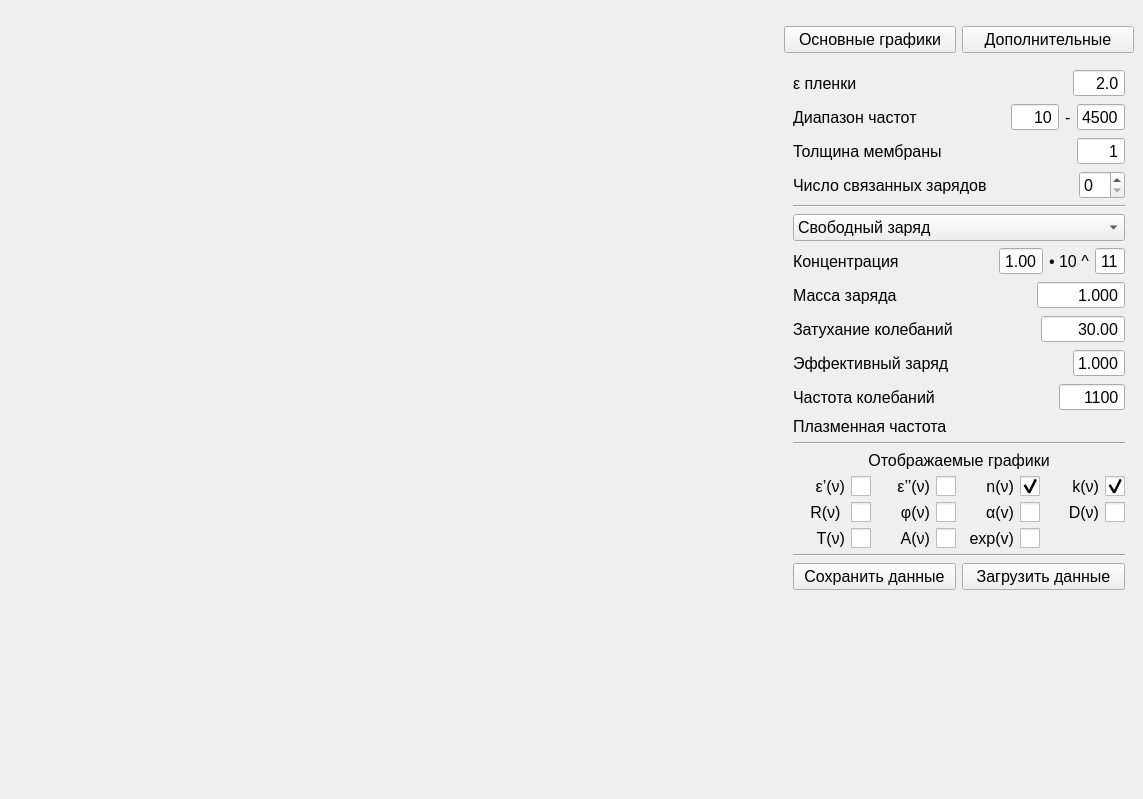
<?xml version="1.0" encoding="UTF-8"?>
<ui version="4.0">
 <class>MainWindow</class>
 <widget class="QMainWindow" name="MainWindow">
  <property name="enabled">
   <bool>true</bool>
  </property>
  <property name="geometry">
   <rect>
    <x>0</x>
    <y>0</y>
    <width>1143</width>
    <height>799</height>
   </rect>
  </property>
  <property name="font">
   <font>
    <family>Arial</family>
    <pointsize>12</pointsize>
   </font>
  </property>
  <property name="windowTitle">
   <string>MainWindow</string>
  </property>
  <property name="layoutDirection">
   <enum>Qt::RightToLeft</enum>
  </property>
  <property name="tabShape">
   <enum>QTabWidget::Rounded</enum>
  </property>
  <widget class="QWidget" name="centralwidget">
   <property name="enabled">
    <bool>true</bool>
   </property>
   <layout class="QGridLayout" name="gridLayout_2">
    <item row="0" column="0">
     <layout class="QVBoxLayout" name="MainVerticalLayout" stretch="0">
      <property name="sizeConstraint">
       <enum>QLayout::SetMaximumSize</enum>
      </property>
      <property name="topMargin">
       <number>0</number>
      </property>
      <item>
       <layout class="QGridLayout" name="gridLayout" columnstretch="1,0,0">
        <property name="sizeConstraint">
         <enum>QLayout::SetDefaultConstraint</enum>
        </property>
        <item row="1" column="0">
         <widget class="QStackedWidget" name="ParametrsPages">
          <property name="sizePolicy">
           <sizepolicy hsizetype="Fixed" vsizetype="Preferred">
            <horstretch>0</horstretch>
            <verstretch>0</verstretch>
           </sizepolicy>
          </property>
          <property name="maximumSize">
           <size>
            <width>350</width>
            <height>16777215</height>
           </size>
          </property>
          <property name="cursor">
           <cursorShape>ArrowCursor</cursorShape>
          </property>
          <property name="focusPolicy">
           <enum>Qt::WheelFocus</enum>
          </property>
          <property name="autoFillBackground">
           <bool>false</bool>
          </property>
          <property name="frameShape">
           <enum>QFrame::NoFrame</enum>
          </property>
          <widget class="QWidget" name="Page1" native="true">
           <layout class="QVBoxLayout" name="ParamsVerticalLayout">
            <property name="sizeConstraint">
             <enum>QLayout::SetDefaultConstraint</enum>
            </property>
            <property name="topMargin">
             <number>10</number>
            </property>
            <item>
             <layout class="QFormLayout" name="MainParamsLayout">
              <property name="sizeConstraint">
               <enum>QLayout::SetDefaultConstraint</enum>
              </property>
              <property name="fieldGrowthPolicy">
               <enum>QFormLayout::AllNonFixedFieldsGrow</enum>
              </property>
              <property name="rowWrapPolicy">
               <enum>QFormLayout::DontWrapRows</enum>
              </property>
              <item row="0" column="0">
               <widget class="QDoubleSpinBox" name="EpsilonLimitInput">
                <property name="sizePolicy">
                 <sizepolicy hsizetype="Preferred" vsizetype="Preferred">
                  <horstretch>0</horstretch>
                  <verstretch>0</verstretch>
                 </sizepolicy>
                </property>
                <property name="font">
                 <font>
                  <family>Arial</family>
                  <pointsize>12</pointsize>
                 </font>
                </property>
                <property name="layoutDirection">
                 <enum>Qt::LeftToRight</enum>
                </property>
                <property name="autoFillBackground">
                 <bool>false</bool>
                </property>
                <property name="wrapping">
                 <bool>false</bool>
                </property>
                <property name="alignment">
                 <set>Qt::AlignRight|Qt::AlignTrailing|Qt::AlignVCenter</set>
                </property>
                <property name="buttonSymbols">
                 <enum>QAbstractSpinBox::NoButtons</enum>
                </property>
                <property name="decimals">
                 <number>1</number>
                </property>
                <property name="maximum">
                 <double>100.000000000000000</double>
                </property>
                <property name="value">
                 <double>2.000000000000000</double>
                </property>
               </widget>
              </item>
              <item row="0" column="1">
               <widget class="QLabel" name="EpsilonLimitText">
                <property name="font">
                 <font>
                  <family>Arial</family>
                  <pointsize>12</pointsize>
                  <weight>50</weight>
                  <bold>false</bold>
                 </font>
                </property>
                <property name="text">
                 <string>ε пленки</string>
                </property>
               </widget>
              </item>
              <item row="1" column="0">
               <layout class="QHBoxLayout" name="W_RangeLayout">
                <item>
                 <widget class="QDoubleSpinBox" name="W2_RangeInput">
                  <property name="sizePolicy">
                   <sizepolicy hsizetype="Preferred" vsizetype="Fixed">
                    <horstretch>0</horstretch>
                    <verstretch>0</verstretch>
                   </sizepolicy>
                  </property>
                  <property name="font">
                   <font>
                    <family>Arial</family>
                    <pointsize>12</pointsize>
                   </font>
                  </property>
                  <property name="layoutDirection">
                   <enum>Qt::LeftToRight</enum>
                  </property>
                  <property name="inputMethodHints">
                   <set>Qt::ImhFormattedNumbersOnly</set>
                  </property>
                  <property name="alignment">
                   <set>Qt::AlignRight|Qt::AlignTrailing|Qt::AlignVCenter</set>
                  </property>
                  <property name="buttonSymbols">
                   <enum>QAbstractSpinBox::NoButtons</enum>
                  </property>
                  <property name="decimals">
                   <number>0</number>
                  </property>
                  <property name="maximum">
                   <double>9999.000000000000000</double>
                  </property>
                  <property name="value">
                   <double>4500.000000000000000</double>
                  </property>
                 </widget>
                </item>
                <item>
                 <widget class="QLabel" name="RangeSpliterText">
                  <property name="font">
                   <font>
                    <pointsize>12</pointsize>
                   </font>
                  </property>
                  <property name="text">
                   <string>-</string>
                  </property>
                 </widget>
                </item>
                <item>
                 <widget class="QDoubleSpinBox" name="W1_RangeInput">
                  <property name="font">
                   <font>
                    <family>Arial</family>
                    <pointsize>12</pointsize>
                   </font>
                  </property>
                  <property name="layoutDirection">
                   <enum>Qt::LeftToRight</enum>
                  </property>
                  <property name="alignment">
                   <set>Qt::AlignRight|Qt::AlignTrailing|Qt::AlignVCenter</set>
                  </property>
                  <property name="buttonSymbols">
                   <enum>QAbstractSpinBox::NoButtons</enum>
                  </property>
                  <property name="decimals">
                   <number>0</number>
                  </property>
                  <property name="maximum">
                   <double>9999.000000000000000</double>
                  </property>
                  <property name="value">
                   <double>10.000000000000000</double>
                  </property>
                 </widget>
                </item>
               </layout>
              </item>
              <item row="1" column="1">
               <widget class="QLabel" name="W_RangeText">
                <property name="font">
                 <font>
                  <family>Arial</family>
                  <pointsize>12</pointsize>
                 </font>
                </property>
                <property name="text">
                 <string>Диапазон частот</string>
                </property>
                <property name="textFormat">
                 <enum>Qt::AutoText</enum>
                </property>
               </widget>
              </item>
              <item row="2" column="0">
               <widget class="QDoubleSpinBox" name="ThicknessInput">
                <property name="sizePolicy">
                 <sizepolicy hsizetype="Expanding" vsizetype="Minimum">
                  <horstretch>0</horstretch>
                  <verstretch>0</verstretch>
                 </sizepolicy>
                </property>
                <property name="font">
                 <font>
                  <family>Arial</family>
                  <pointsize>12</pointsize>
                 </font>
                </property>
                <property name="layoutDirection">
                 <enum>Qt::LeftToRight</enum>
                </property>
                <property name="alignment">
                 <set>Qt::AlignRight|Qt::AlignTrailing|Qt::AlignVCenter</set>
                </property>
                <property name="buttonSymbols">
                 <enum>QAbstractSpinBox::NoButtons</enum>
                </property>
                <property name="decimals">
                 <number>0</number>
                </property>
                <property name="maximum">
                 <double>9999.000000000000000</double>
                </property>
                <property name="value">
                 <double>1.000000000000000</double>
                </property>
               </widget>
              </item>
              <item row="2" column="1">
               <widget class="QLabel" name="MembraneThicknessText">
                <property name="font">
                 <font>
                  <family>Arial</family>
                  <pointsize>12</pointsize>
                 </font>
                </property>
                <property name="text">
                 <string>Толщина мембраны</string>
                </property>
               </widget>
              </item>
              <item row="3" column="0">
               <widget class="QSpinBox" name="BoundCountInput">
                <property name="font">
                 <font>
                  <family>Arial</family>
                  <pointsize>12</pointsize>
                 </font>
                </property>
                <property name="layoutDirection">
                 <enum>Qt::LeftToRight</enum>
                </property>
                <property name="correctionMode">
                 <enum>QAbstractSpinBox::CorrectToPreviousValue</enum>
                </property>
                <property name="minimum">
                 <number>0</number>
                </property>
                <property name="maximum">
                 <number>10</number>
                </property>
                <property name="value">
                 <number>0</number>
                </property>
               </widget>
              </item>
              <item row="3" column="1">
               <widget class="QLabel" name="ChargeCountLabel">
                <property name="font">
                 <font>
                  <family>Arial</family>
                  <pointsize>12</pointsize>
                 </font>
                </property>
                <property name="text">
                 <string>Число связанных зарядов </string>
                </property>
               </widget>
              </item>
             </layout>
            </item>
            <item>
             <widget class="Line" name="line">
              <property name="orientation">
               <enum>Qt::Horizontal</enum>
              </property>
             </widget>
            </item>
            <item>
             <widget class="QComboBox" name="ChargeComboBox">
              <property name="font">
               <font>
                <family>Arial</family>
                <pointsize>12</pointsize>
               </font>
              </property>
              <property name="layoutDirection">
               <enum>Qt::LeftToRight</enum>
              </property>
              <property name="editable">
               <bool>false</bool>
              </property>
              <property name="currentText">
               <string>Свободный заряд</string>
              </property>
              <property name="currentIndex">
               <number>0</number>
              </property>
              <property name="maxVisibleItems">
               <number>10</number>
              </property>
              <property name="maxCount">
               <number>200</number>
              </property>
              <property name="duplicatesEnabled">
               <bool>false</bool>
              </property>
              <item>
               <property name="text">
                <string>Свободный заряд</string>
               </property>
              </item>
             </widget>
            </item>
            <item>
             <layout class="QHBoxLayout" name="horizontalLayout">
              <property name="sizeConstraint">
               <enum>QLayout::SetMinAndMaxSize</enum>
              </property>
              <property name="topMargin">
               <number>0</number>
              </property>
              <item>
               <widget class="QDoubleSpinBox" name="NInputPow">
                <property name="sizePolicy">
                 <sizepolicy hsizetype="Maximum" vsizetype="Ignored">
                  <horstretch>0</horstretch>
                  <verstretch>0</verstretch>
                 </sizepolicy>
                </property>
                <property name="font">
                 <font>
                  <family>Arial</family>
                  <pointsize>12</pointsize>
                 </font>
                </property>
                <property name="layoutDirection">
                 <enum>Qt::LeftToRight</enum>
                </property>
                <property name="alignment">
                 <set>Qt::AlignRight|Qt::AlignTrailing|Qt::AlignVCenter</set>
                </property>
                <property name="buttonSymbols">
                 <enum>QAbstractSpinBox::NoButtons</enum>
                </property>
                <property name="suffix">
                 <string/>
                </property>
                <property name="decimals">
                 <number>0</number>
                </property>
                <property name="minimum">
                 <double>1.000000000000000</double>
                </property>
                <property name="maximum">
                 <double>23.000000000000000</double>
                </property>
                <property name="value">
                 <double>11.000000000000000</double>
                </property>
               </widget>
              </item>
              <item>
               <widget class="QLabel" name="Npow">
                <property name="sizePolicy">
                 <sizepolicy hsizetype="Maximum" vsizetype="Minimum">
                  <horstretch>0</horstretch>
                  <verstretch>0</verstretch>
                 </sizepolicy>
                </property>
                <property name="font">
                 <font>
                  <family>Arial</family>
                  <pointsize>12</pointsize>
                 </font>
                </property>
                <property name="text">
                 <string>• 10 ^</string>
                </property>
                <property name="textFormat">
                 <enum>Qt::AutoText</enum>
                </property>
                <property name="scaledContents">
                 <bool>true</bool>
                </property>
               </widget>
              </item>
              <item>
               <widget class="QDoubleSpinBox" name="NInput">
                <property name="sizePolicy">
                 <sizepolicy hsizetype="Maximum" vsizetype="Fixed">
                  <horstretch>0</horstretch>
                  <verstretch>0</verstretch>
                 </sizepolicy>
                </property>
                <property name="font">
                 <font>
                  <family>Arial</family>
                  <pointsize>12</pointsize>
                 </font>
                </property>
                <property name="layoutDirection">
                 <enum>Qt::LeftToRight</enum>
                </property>
                <property name="wrapping">
                 <bool>false</bool>
                </property>
                <property name="frame">
                 <bool>true</bool>
                </property>
                <property name="alignment">
                 <set>Qt::AlignRight|Qt::AlignTrailing|Qt::AlignVCenter</set>
                </property>
                <property name="buttonSymbols">
                 <enum>QAbstractSpinBox::NoButtons</enum>
                </property>
                <property name="showGroupSeparator" stdset="0">
                 <bool>false</bool>
                </property>
                <property name="decimals">
                 <number>2</number>
                </property>
                <property name="maximum">
                 <double>9.000000000000000</double>
                </property>
                <property name="value">
                 <double>1.000000000000000</double>
                </property>
               </widget>
              </item>
              <item>
               <widget class="QLabel" name="NLabel">
                <property name="font">
                 <font>
                  <family>Arial</family>
                  <pointsize>12</pointsize>
                 </font>
                </property>
                <property name="styleSheet">
                 <string notr="true">label-&gt;setText(&quot;&lt;html&gt;&lt;head/&gt;&lt;body&gt;&lt;p&gt;U&lt;span style=&quot;&quot; vertical-align:sub;&quot;&quot;&gt;ABC&lt;/span&gt;&lt;/p&gt;&lt;/body&gt;&lt;/html&gt;&quot;);
</string>
                </property>
                <property name="text">
                 <string>Концентрация</string>
                </property>
               </widget>
              </item>
             </layout>
            </item>
            <item>
             <layout class="QFormLayout" name="ChargeLayout">
              <property name="sizeConstraint">
               <enum>QLayout::SetMaximumSize</enum>
              </property>
              <property name="fieldGrowthPolicy">
               <enum>QFormLayout::AllNonFixedFieldsGrow</enum>
              </property>
              <property name="rowWrapPolicy">
               <enum>QFormLayout::DontWrapRows</enum>
              </property>
              <item row="1" column="0">
               <widget class="QDoubleSpinBox" name="ChargeMassInput">
                <property name="sizePolicy">
                 <sizepolicy hsizetype="Fixed" vsizetype="Fixed">
                  <horstretch>0</horstretch>
                  <verstretch>0</verstretch>
                 </sizepolicy>
                </property>
                <property name="font">
                 <font>
                  <family>Arial</family>
                  <pointsize>12</pointsize>
                 </font>
                </property>
                <property name="layoutDirection">
                 <enum>Qt::LeftToRight</enum>
                </property>
                <property name="alignment">
                 <set>Qt::AlignRight|Qt::AlignTrailing|Qt::AlignVCenter</set>
                </property>
                <property name="buttonSymbols">
                 <enum>QAbstractSpinBox::NoButtons</enum>
                </property>
                <property name="decimals">
                 <number>3</number>
                </property>
                <property name="maximum">
                 <double>10000.000000000000000</double>
                </property>
                <property name="value">
                 <double>1.000000000000000</double>
                </property>
               </widget>
              </item>
              <item row="1" column="1">
               <widget class="QLabel" name="ChargeMassLabel">
                <property name="font">
                 <font>
                  <family>Arial</family>
                  <pointsize>12</pointsize>
                 </font>
                </property>
                <property name="text">
                 <string>Масса заряда</string>
                </property>
               </widget>
              </item>
              <item row="2" column="0">
               <widget class="QDoubleSpinBox" name="GammaInput">
                <property name="font">
                 <font>
                  <family>Arial</family>
                  <pointsize>12</pointsize>
                 </font>
                </property>
                <property name="alignment">
                 <set>Qt::AlignRight|Qt::AlignTrailing|Qt::AlignVCenter</set>
                </property>
                <property name="buttonSymbols">
                 <enum>QAbstractSpinBox::NoButtons</enum>
                </property>
                <property name="minimum">
                 <double>-99999.990000000005239</double>
                </property>
                <property name="maximum">
                 <double>99999.990000000005239</double>
                </property>
                <property name="value">
                 <double>30.000000000000000</double>
                </property>
               </widget>
              </item>
              <item row="2" column="1">
               <widget class="QLabel" name="GammaLabel">
                <property name="font">
                 <font>
                  <family>Arial</family>
                  <pointsize>12</pointsize>
                 </font>
                </property>
                <property name="text">
                 <string>Затухание колебаний</string>
                </property>
               </widget>
              </item>
              <item row="3" column="1">
               <widget class="QLabel" name="EffectiveChargeLabel">
                <property name="font">
                 <font>
                  <family>Arial</family>
                  <pointsize>12</pointsize>
                 </font>
                </property>
                <property name="text">
                 <string>Эффективный заряд </string>
                </property>
               </widget>
              </item>
              <item row="3" column="0">
               <widget class="QDoubleSpinBox" name="EffectiveChargeInput">
                <property name="sizePolicy">
                 <sizepolicy hsizetype="Maximum" vsizetype="Fixed">
                  <horstretch>0</horstretch>
                  <verstretch>0</verstretch>
                 </sizepolicy>
                </property>
                <property name="font">
                 <font>
                  <family>Arial</family>
                  <pointsize>12</pointsize>
                 </font>
                </property>
                <property name="layoutDirection">
                 <enum>Qt::LeftToRight</enum>
                </property>
                <property name="alignment">
                 <set>Qt::AlignRight|Qt::AlignTrailing|Qt::AlignVCenter</set>
                </property>
                <property name="buttonSymbols">
                 <enum>QAbstractSpinBox::NoButtons</enum>
                </property>
                <property name="decimals">
                 <number>3</number>
                </property>
                <property name="minimum">
                 <double>1.000000000000000</double>
                </property>
                <property name="maximum">
                 <double>4.000000000000000</double>
                </property>
               </widget>
              </item>
              <item row="4" column="1">
               <widget class="QLabel" name="FreqLabel">
                <property name="enabled">
                 <bool>true</bool>
                </property>
                <property name="font">
                 <font>
                  <family>Arial</family>
                  <pointsize>12</pointsize>
                 </font>
                </property>
                <property name="text">
                 <string>Частота колебаний</string>
                </property>
               </widget>
              </item>
              <item row="4" column="0">
               <widget class="QDoubleSpinBox" name="FreqInput">
                <property name="font">
                 <font>
                  <family>Arial</family>
                  <pointsize>12</pointsize>
                 </font>
                </property>
                <property name="layoutDirection">
                 <enum>Qt::LeftToRight</enum>
                </property>
                <property name="alignment">
                 <set>Qt::AlignRight|Qt::AlignTrailing|Qt::AlignVCenter</set>
                </property>
                <property name="buttonSymbols">
                 <enum>QAbstractSpinBox::NoButtons</enum>
                </property>
                <property name="decimals">
                 <number>0</number>
                </property>
                <property name="maximum">
                 <double>999999.000000000000000</double>
                </property>
                <property name="value">
                 <double>1100.000000000000000</double>
                </property>
               </widget>
              </item>
              <item row="5" column="1">
               <widget class="QLabel" name="PlasmOmegaHintLabel">
                <property name="font">
                 <font>
                  <family>Arial</family>
                  <pointsize>12</pointsize>
                 </font>
                </property>
                <property name="text">
                 <string>Плазменная частота</string>
                </property>
               </widget>
              </item>
              <item row="5" column="0">
               <widget class="QLabel" name="PlasmOmegaText">
                <property name="font">
                 <font>
                  <family>Arial</family>
                  <pointsize>12</pointsize>
                 </font>
                </property>
                <property name="text">
                 <string/>
                </property>
               </widget>
              </item>
             </layout>
            </item>
            <item>
             <widget class="Line" name="line_2">
              <property name="orientation">
               <enum>Qt::Horizontal</enum>
              </property>
             </widget>
            </item>
            <item>
             <layout class="QVBoxLayout" name="GraphShowLayout">
              <item>
               <widget class="QLabel" name="ShowLabel">
                <property name="font">
                 <font>
                  <family>Arial</family>
                  <pointsize>12</pointsize>
                 </font>
                </property>
                <property name="text">
                 <string>Отображаемые графики</string>
                </property>
                <property name="alignment">
                 <set>Qt::AlignCenter</set>
                </property>
               </widget>
              </item>
              <item>
               <layout class="QGridLayout" name="GraphShowGridLayout">
                <item row="0" column="3">
                 <widget class="QCheckBox" name="ERealShowButton">
                  <property name="font">
                   <font>
                    <family>Arial</family>
                    <pointsize>12</pointsize>
                   </font>
                  </property>
                  <property name="contextMenuPolicy">
                   <enum>Qt::DefaultContextMenu</enum>
                  </property>
                  <property name="layoutDirection">
                   <enum>Qt::RightToLeft</enum>
                  </property>
                  <property name="styleSheet">
                   <string notr="true">QCheckBox::indicator {
     width: 20px;
     height: 20px;
}</string>
                  </property>
                  <property name="text">
                   <string>ε’(ν)</string>
                  </property>
                  <property name="checked">
                   <bool>false</bool>
                  </property>
                 </widget>
                </item>
                <item row="0" column="2">
                 <widget class="QCheckBox" name="EImgShowButton">
                  <property name="font">
                   <font>
                    <family>Arial</family>
                    <pointsize>12</pointsize>
                   </font>
                  </property>
                  <property name="styleSheet">
                   <string notr="true">QCheckBox::indicator {
     width: 20px;
     height: 20px;
}</string>
                  </property>
                  <property name="text">
                   <string>ε’’(ν)</string>
                  </property>
                  <property name="checked">
                   <bool>false</bool>
                  </property>
                 </widget>
                </item>
                <item row="0" column="1">
                 <widget class="QCheckBox" name="NShowButton">
                  <property name="font">
                   <font>
                    <family>Arial</family>
                    <pointsize>12</pointsize>
                   </font>
                  </property>
                  <property name="styleSheet">
                   <string notr="true">QCheckBox::indicator {
     width: 20px;
     height: 20px;
}</string>
                  </property>
                  <property name="text">
                   <string>n(ν)</string>
                  </property>
                  <property name="checked">
                   <bool>true</bool>
                  </property>
                 </widget>
                </item>
                <item row="0" column="0">
                 <widget class="QCheckBox" name="KShowButton">
                  <property name="font">
                   <font>
                    <family>Arial</family>
                    <pointsize>12</pointsize>
                   </font>
                  </property>
                  <property name="styleSheet">
                   <string notr="true">QCheckBox::indicator {
     width: 20px;
     height: 20px;
}</string>
                  </property>
                  <property name="text">
                   <string>k(ν)</string>
                  </property>
                  <property name="checked">
                   <bool>true</bool>
                  </property>
                 </widget>
                </item>
                <item row="1" column="3">
                 <widget class="QCheckBox" name="RShowButton">
                  <property name="font">
                   <font>
                    <family>Arial</family>
                    <pointsize>12</pointsize>
                   </font>
                  </property>
                  <property name="styleSheet">
                   <string notr="true">QCheckBox::indicator {
     width: 20px;
     height: 20px;
}</string>
                  </property>
                  <property name="text">
                   <string>R(ν) </string>
                  </property>
                  <property name="checked">
                   <bool>false</bool>
                  </property>
                 </widget>
                </item>
                <item row="1" column="2">
                 <widget class="QCheckBox" name="PhiShowButton">
                  <property name="font">
                   <font>
                    <family>Arial</family>
                    <pointsize>12</pointsize>
                   </font>
                  </property>
                  <property name="styleSheet">
                   <string notr="true">QCheckBox::indicator {
     width: 20px;
     height: 20px;
}</string>
                  </property>
                  <property name="text">
                   <string>φ(ν)</string>
                  </property>
                  <property name="checked">
                   <bool>false</bool>
                  </property>
                 </widget>
                </item>
                <item row="1" column="1">
                 <widget class="QCheckBox" name="AlphaShowButton">
                  <property name="font">
                   <font>
                    <family>Arial</family>
                    <pointsize>12</pointsize>
                   </font>
                  </property>
                  <property name="styleSheet">
                   <string notr="true">QCheckBox::indicator {
     width: 20px;
     height: 20px;
}</string>
                  </property>
                  <property name="text">
                   <string>α(v)</string>
                  </property>
                  <property name="checked">
                   <bool>false</bool>
                  </property>
                 </widget>
                </item>
                <item row="1" column="0">
                 <widget class="QCheckBox" name="DShowButton">
                  <property name="font">
                   <font>
                    <family>Arial</family>
                    <pointsize>12</pointsize>
                   </font>
                  </property>
                  <property name="styleSheet">
                   <string notr="true">QCheckBox::indicator {
     width: 20px;
     height: 20px;
}</string>
                  </property>
                  <property name="text">
                   <string>D(ν)</string>
                  </property>
                  <property name="checked">
                   <bool>false</bool>
                  </property>
                  <property name="autoRepeat">
                   <bool>false</bool>
                  </property>
                 </widget>
                </item>
                <item row="2" column="3">
                 <widget class="QCheckBox" name="TShowButton">
                  <property name="font">
                   <font>
                    <family>Arial</family>
                    <pointsize>12</pointsize>
                   </font>
                  </property>
                  <property name="styleSheet">
                   <string notr="true">QCheckBox::indicator {
     width: 20px;
     height: 20px;
}</string>
                  </property>
                  <property name="text">
                   <string>T(ν)</string>
                  </property>
                  <property name="checked">
                   <bool>false</bool>
                  </property>
                 </widget>
                </item>
                <item row="2" column="2">
                 <widget class="QCheckBox" name="AShowButton">
                  <property name="font">
                   <font>
                    <family>Arial</family>
                    <pointsize>12</pointsize>
                   </font>
                  </property>
                  <property name="styleSheet">
                   <string notr="true">QCheckBox::indicator {
     width: 20px;
     height: 20px;
}</string>
                  </property>
                  <property name="text">
                   <string>A(ν)</string>
                  </property>
                  <property name="checked">
                   <bool>false</bool>
                  </property>
                 </widget>
                </item>
                <item row="2" column="1">
                 <widget class="QCheckBox" name="ExpShowButton">
                  <property name="font">
                   <font>
                    <family>Arial</family>
                    <pointsize>12</pointsize>
                   </font>
                  </property>
                  <property name="styleSheet">
                   <string notr="true">QCheckBox::indicator {
     width: 20px;
     height: 20px;
}</string>
                  </property>
                  <property name="text">
                   <string>exp(v)</string>
                  </property>
                  <property name="checked">
                   <bool>false</bool>
                  </property>
                 </widget>
                </item>
               </layout>
              </item>
             </layout>
            </item>
            <item>
             <widget class="Line" name="line_3">
              <property name="orientation">
               <enum>Qt::Horizontal</enum>
              </property>
             </widget>
            </item>
            <item>
             <layout class="QHBoxLayout" name="horizontalLayout_2">
              <item>
               <widget class="QPushButton" name="ImportButton">
                <property name="text">
                 <string>Загрузить данные</string>
                </property>
               </widget>
              </item>
              <item>
               <widget class="QPushButton" name="ExportButton">
                <property name="text">
                 <string>Сохранить данные</string>
                </property>
               </widget>
              </item>
             </layout>
            </item>
            <item>
             <spacer name="verticalSpacer">
              <property name="orientation">
               <enum>Qt::Vertical</enum>
              </property>
              <property name="sizeHint" stdset="0">
               <size>
                <width>20</width>
                <height>40</height>
               </size>
              </property>
             </spacer>
            </item>
           </layout>
          </widget>
          <widget class="QWidget" name="Page2"/>
         </widget>
        </item>
        <item row="0" column="0">
         <layout class="QHBoxLayout" name="horizontalLayout_5">
          <property name="sizeConstraint">
           <enum>QLayout::SetMinimumSize</enum>
          </property>
          <property name="topMargin">
           <number>17</number>
          </property>
          <item>
           <widget class="QPushButton" name="Page2Button">
            <property name="text">
             <string>Дополнительные</string>
            </property>
           </widget>
          </item>
          <item>
           <widget class="QPushButton" name="Page1Button">
            <property name="text">
             <string>Основные графики</string>
            </property>
           </widget>
          </item>
         </layout>
        </item>
        <item row="0" column="2" rowspan="2">
         <widget class="QStackedWidget" name="GraphsPages">
          <property name="sizePolicy">
           <sizepolicy hsizetype="Expanding" vsizetype="Expanding">
            <horstretch>1</horstretch>
            <verstretch>1</verstretch>
           </sizepolicy>
          </property>
          <property name="sizeIncrement">
           <size>
            <width>1</width>
            <height>1</height>
           </size>
          </property>
          <property name="currentIndex">
           <number>0</number>
          </property>
          <widget class="MplWidget" name="graph">
           <property name="sizePolicy">
            <sizepolicy hsizetype="Preferred" vsizetype="Preferred">
             <horstretch>1</horstretch>
             <verstretch>1</verstretch>
            </sizepolicy>
           </property>
           <property name="minimumSize">
            <size>
             <width>550</width>
             <height>550</height>
            </size>
           </property>
          </widget>
          <widget class="mplwidget2" name="graph2">
           <property name="minimumSize">
            <size>
             <width>550</width>
             <height>550</height>
            </size>
           </property>
          </widget>
         </widget>
        </item>
       </layout>
      </item>
     </layout>
    </item>
   </layout>
  </widget>
 </widget>
 <customwidgets>
  <customwidget>
   <class>MplWidget</class>
   <extends>QWidget</extends>
   <header location="global">mplwidget.h</header>
   <container>1</container>
  </customwidget>
  <customwidget>
   <class>mplwidget2</class>
   <extends>QWidget</extends>
   <header location="global">mplwidget2.h</header>
   <container>1</container>
  </customwidget>
 </customwidgets>
 <resources/>
 <connections/>
</ui>
